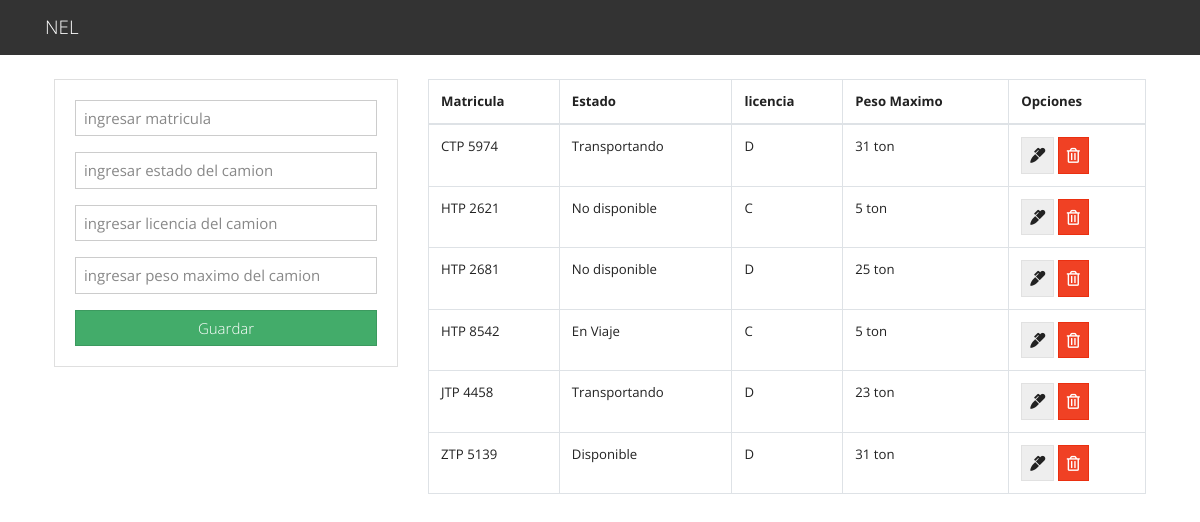
Screenshot of /view/home/gestionVehiculo.php with the database file from the repository.
### tables this page shows
CREATE TABLE `vehiculo` (
  `matricula` varchar(10) NOT NULL,
  `licencia` varchar(10) DEFAULT NULL,
  `estado` varchar(50) NOT NULL,
  `peso_max` varchar(10) DEFAULT NULL
);

### view/home/gestionVehiculo.php (the view, shortened to what this page needs)
<?php include("config\usersDB.php"); ?>
<?php include('includes\header.php'); ?>
<main class="container p-4">
  <div class="row">
    <div class="col-md-4">
      <div class="card card-body">
        <form action="save_vehiculo.php" method="POST">
          <div class="form-group">
            <input type="text" name="matricula" class="form-control" placeholder="ingresar matricula" autofocus required>
          </div>
          <div class="form-group">
            <input type="text" name="estado" class="form-control" placeholder="ingresar estado del camion" autofocus required>
          </div>
          <div class="form-group">
            <input type="text" name="licencia" class="form-control" placeholder="ingresar licencia del camion" autofocus required>
          </div>
          <div class="form-group">
            <input type="text" name="peso_max" class="form-control" placeholder="ingresar peso maximo del camion" autofocus required>
          </div>
          <input type="submit" name="save_vehiculo" class="btn btn-success btn-block" value="Guardar">
        </form>
      </div>
    </div>
    <div class="col-md-8">
      <table class="table table-bordered">
        <thead>
          <tr>
            <th>Matricula</th>
            <th>Estado</th>
            <th>licencia</th>
            <th>Peso Maximo</th>
            <th>Opciones</th>
          </tr>
        </thead>
        <tbody>
          <?php
          $query = "SELECT * FROM Vehiculo";
          $result_tasks = mysqli_query($conn, $query);
          while($row = mysqli_fetch_assoc($result_tasks)) { ?>
          <tr>
            <td><?php echo $row['matricula']; ?></td>
            <td><?php echo $row['estado']; ?></td>
            <td><?php echo $row['licencia']; ?></td>
            <td><?php echo $row['peso_max']; ?></td>
            <td>
              <a href="edit_vehiculo.php?matricula=<?php echo $row['matricula']?>" class="btn btn-secondary">
                <i class="fas fa-marker"></i>
              </a>
              <a href="delete_vehiculo.php?matricula=<?php echo $row['matricula']?>" class="btn btn-danger">
                <i class="far fa-trash-alt"></i>
              </a>
            </td>
          </tr>
          <?php } ?>
        </tbody>
      </table>
    </div>
  </div>
</main>
<?php include('includes\footer.php'); ?>

### rows the page displays
vehiculo: matricula "CTP 5974", estado "Transportando", licencia "D", peso_max "31 ton"
vehiculo: matricula "HTP 2621", estado "No disponible", licencia "C", peso_max "5 ton"
vehiculo: matricula "HTP 2681", estado "No disponible", licencia "D", peso_max "25 ton"
vehiculo: matricula "HTP 8542", estado "En Viaje", licencia "C", peso_max "5 ton"
vehiculo: matricula "JTP 4458", estado "Transportando", licencia "D", peso_max "23 ton"
vehiculo: matricula "ZTP 5139", estado "Disponible", licencia "D", peso_max "31 ton"
